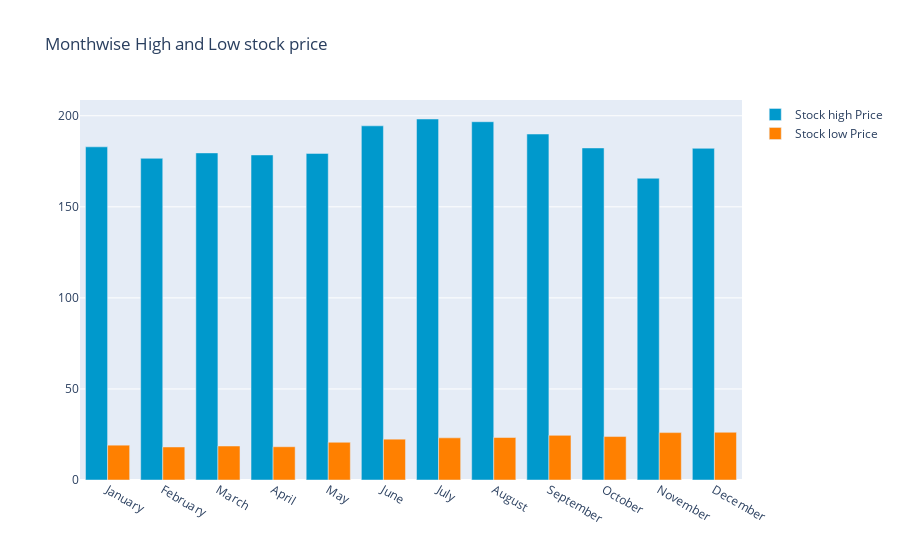

The cell this chart's notebook holds for it:
### Markdown cell above
In the January,Feb and March months are indicating relatively high highest prices.it may be effect of new year resolutions and release of annual reports.

June, July, and August stand out as the months with the highest highest price. Those are seasonally strong months for the stock.

From September to December, there is a decline in the highest prices, with November showing a notable decrease. This period denotes a phase of reduced market activity as the year progresses.

### Code cell
#Monthwise low and highest stock price
fig = go.Figure()
fig.add_trace(go.Bar(
    x=monthvise_high.index,
    y=monthvise_high,
    name='Stock high Price',
    marker_color='rgb(0, 153, 204)'
))
fig.add_trace(go.Bar(
    x=monthvise_low.index,
    y=monthvise_low,
    name='Stock low Price',
    marker_color='rgb(255, 128, 0)'
))

fig.update_layout(barmode='group', 
                  title=' Monthwise High and Low stock price')
fig.show()

### Figure 1 — Plotly figure (JSON) as saved in the notebook; plotly's stock layout.template omitted (floating-point values rounded to 4 significant figures)
{"data": [{"marker": {"color": "rgb(0, 153, 204)"}, "name": "Stock high Price", "type": "bar", "x": ["January", "February", "March", "April", "May", "June", "July", "August", "September", "October", "November", "December"], "y": [182.9, 176.6, 179.6, 178.5, 179.4, 194.5, 198.2, 196.7, 190.0, 182.3, 165.7, 182.1]}, {"marker": {"color": "rgb(255, 128, 0)"}, "name": "Stock low Price", "type": "bar", "x": ["January", "February", "March", "April", "May", "June", "July", "August", "September", "October", "November", "December"], "y": [19.12, 18.14, 18.67, 18.26, 20.73, 22.41, 23.14, 23.32, 24.51, 23.85, 26.02, 26.2]}], "layout": {"barmode": "group", "title": {"text": " Monthwise High and Low stock price"}}}
